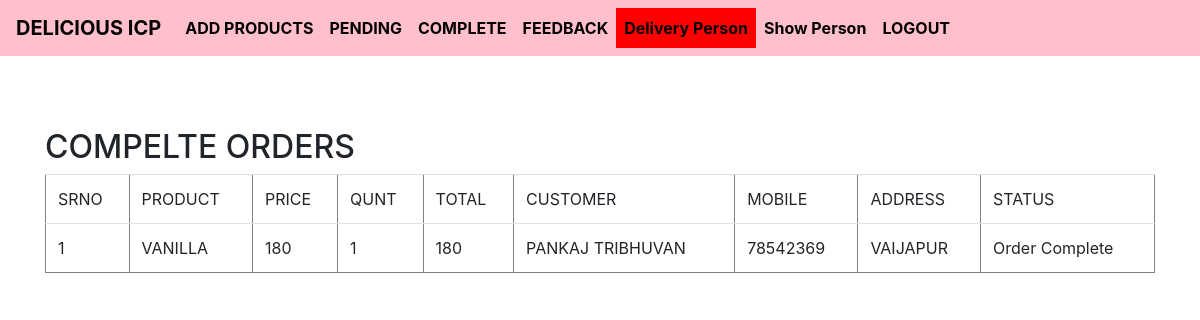
Before: /complete.php with the older database file.
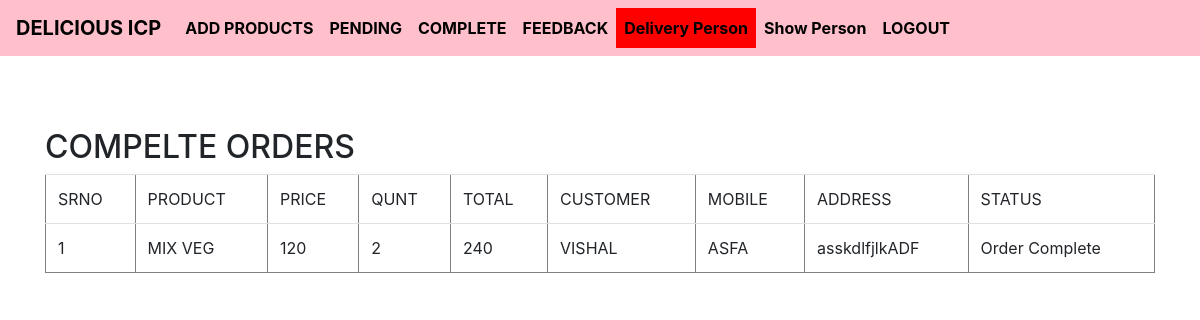
After: the same page with the newer database file.
### tables this page shows
CREATE TABLE `orders` (
  `id` int(11) NOT NULL,
  `product` varchar(50) NOT NULL,
  `price` varchar(50) NOT NULL,
  `quantity` varchar(50) NOT NULL,
  `total` varchar(50) NOT NULL,
  `cname` varchar(50) NOT NULL,
  `mobile` varchar(50) NOT NULL,
  `address` varchar(50) NOT NULL,
  `status` int(10) NOT NULL
);

### complete.php (the view, shortened to what this page needs)
<!DOCTYPE html>
<html>
<head>
  <link rel="stylesheet" href="https://cdn.jsdelivr.net/npm/bootstrap@4.6.2/dist/css/bootstrap.min.css">
</head>
<body>
<?php include_once "admin_nav.php"; ?>
<div class="container">
<br><br>
<br>
<h2>COMPELTE ORDERS</h2>
 <table border="1" cellpadding="15" width="100%" class="table table-borderd">
 <tr>
 	 <td>SRNO</td>
 	 <td>PRODUCT</td>
   <td>PRICE</td>
   <td>QUNT</td>
   <TD>TOTAL</TD>
   <TD>CUSTOMER</TD>
   <TD>MOBILE</TD>
   <TD>ADDRESS</TD>
   <TD>STATUS</TD>
    </tr>
 <?php
    $con=mysqli_connect("localhost","root","","class");
    $status = 1;
    $query="select*from orders where status = ".$status." ";
    $read=mysqli_query($con,$query);
    $counter=0;
    while($row =mysqli_fetch_array($read))
    {
    	$counter++;
    	 echo"
    	 <tr>
        <td>$counter</td>
   <td>$row[product]</td>
   <td>$row[price]</td>
   <td>$row[quantity]</td>
   <td>$row[total]</td>
   <td>$row[cname]</td>
   <td>$row[mobile]</td>
   <td>$row[address]</td>
   <TD>Order Complete</TD>
 	</tr>
    ";
    }
     ?>
 </table>
</body>
</html>

Changed rows visible on the page:
no longer on this page (row edited): orders: product "VANILLA", price "180", quantity "1", total "180", cname "PANKAJ TRIBHUVAN", mobile "78542369", address "VAIJAPUR"
added orders: product "MIX VEG", price "120", quantity "2", total "240", cname "VISHAL", mobile "ASFA", address "asskdlfjlkADF"
